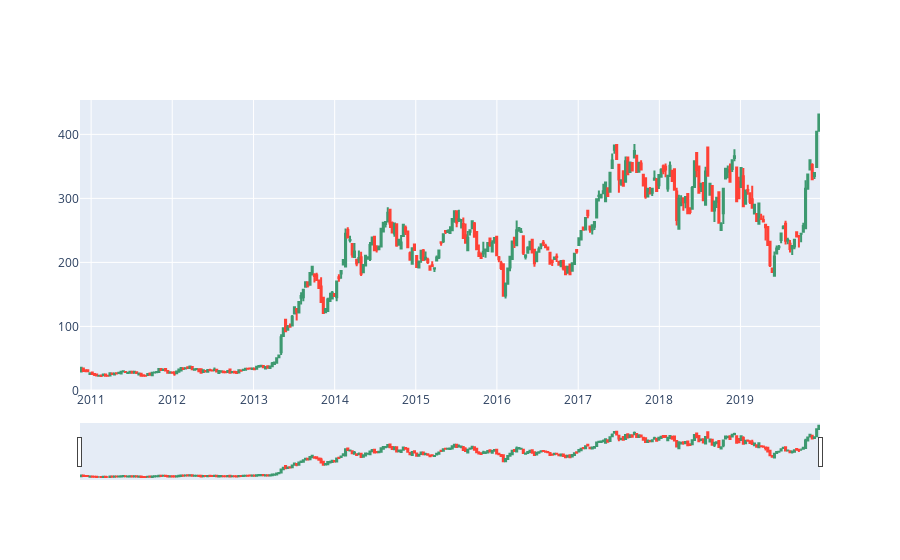

This figure's notebook cell:
### Code cell
import plotly.graph_objects as go

import pandas as pd
from datetime import datetime

fig = go.Figure(data=[go.Candlestick(x=df_ohlc['Date'],
                open=df_ohlc['open'],
                high=df_ohlc['high'],
                low=df_ohlc['low'],
                close=df_ohlc['close'])])

fig.show()

### Figure 1 — Plotly figure (JSON) as saved in the notebook; plotly's stock layout.template omitted (floating-point values rounded to 4 significant figures; data arrays with more than 128 entries replaced by an {"elided": "..."} marker saying what was removed)
{"data": [{"close": {"elided": "333 float values"}, "high": {"elided": "333 float values"}, "low": {"elided": "333 float values"}, "open": {"elided": "333 float values"}, "type": "candlestick", "x": {"elided": "333 str values"}}], "layout": {}}
